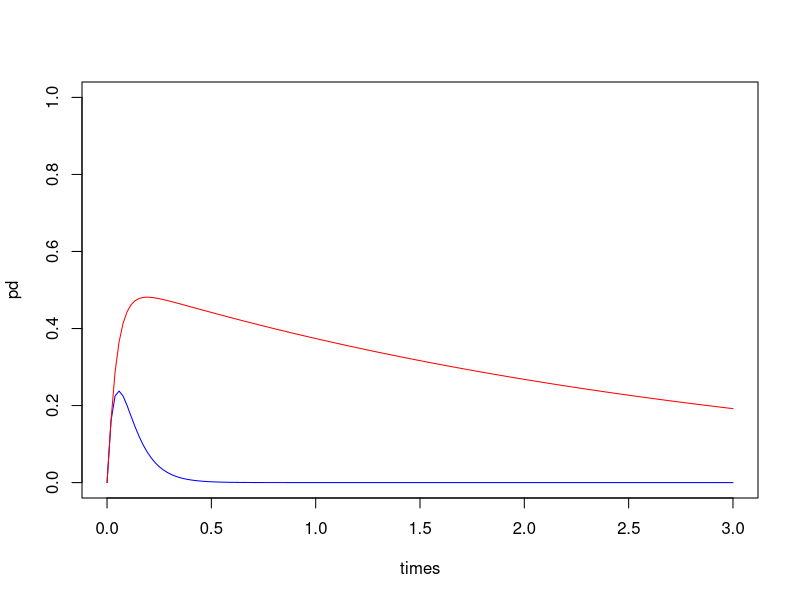

This figure's R source:
# the formula for protective effect of MVDA

library(deSolve)

times <- seq(0, 3, by = (1/52))

#MODEL PARAMETERS
parameters <- c(cm = 12,          # rate of mass intervetion deployment
                ld = 52/2,       # rate of loss of drug effect
                ka = 365,#52/2,       # 1/(time to full protective effect of vaccine after dose)
                kf = 12/1,       # fast rate of loss of vaccine protective effect
                ks = 1/3,        # slow rate of loss of vaccine protective effect
                delta = 12/1,    # 1/(time to transition between fast and slow rate for loss of vaccine protection)
                pv0 = 0.9        # maximum starting vaccine protection level
                )

inity <- 1

# MODEL INITIAL CONDITIONS
state <- c(x0 = 1, x1=0, y01=1, y02 = 0, yf=0, ys=0)

# set up a function to solve the equations
prot<-function(t, state, parameters) 
{
  with(as.list(c(state, parameters)),
       {
         
         dx0 <- -cm*x0
         dx1 <- cm*x0-ld*x1
         dy01 <- -cm*y01
         dy02 <- cm*y01-ka*y02
         dyf <-  ka*y02-(kf+delta)*yf
         dys <-  kf*yf - ks*ys
         
         # return the rate of change
         list(c(dx0, dx1, dy01, dy02, dyf, dys))
       }
  ) 
  
}


# run the model
out <- ode(y = state, times = times, func = prot, parms = parameters)

pd <- out[,"x1"]
pv <- out[,"yf"]+out[,"ys"]

plot(times,pd,type="l",col='blue',ylim=c(0,1))
lines(times,pv,type="l",col='red')
